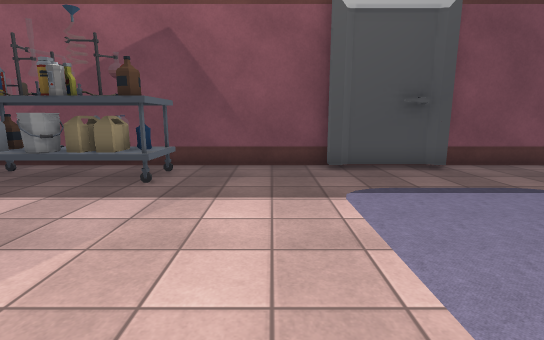
[1] (above)

16 first-person views from a walk through a Unity game level. The camera is 1.4 m above the floor, tilts 10° down and sees 85° across. The floor is counted in squares, 1 m on a side. Each view is taken from the middle of a square. On the plan, view 1 faces up. The plan holds only what a view shows up to about 14 squares ahead; the rest is blank. The place goes on beyond the plan. The player is left out. Some surface patterns are stand-ins.

[2]
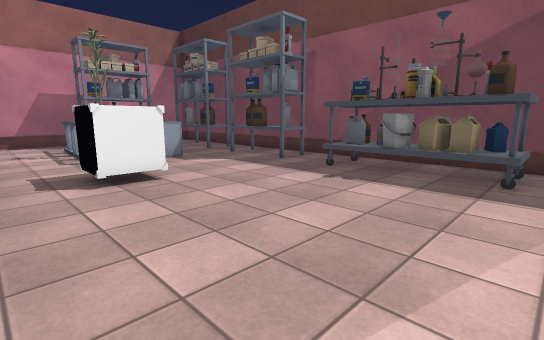

[3]
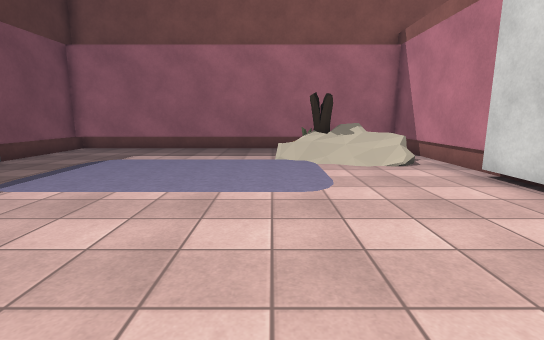

[4]
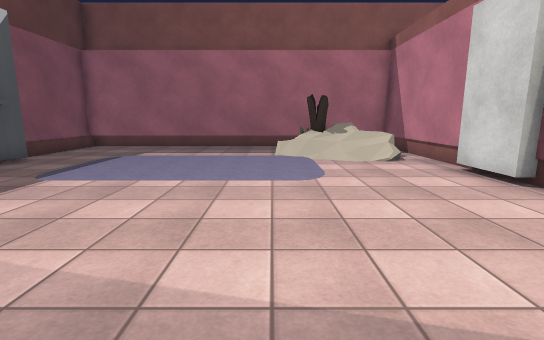

[5]
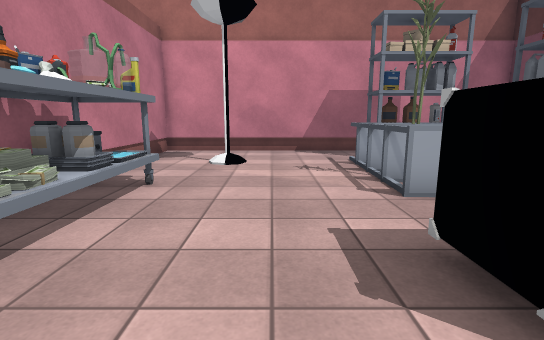

[6]
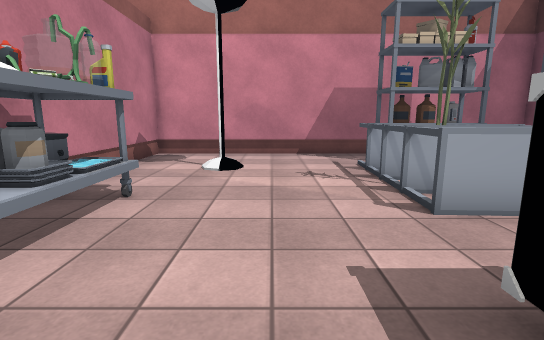

[7]
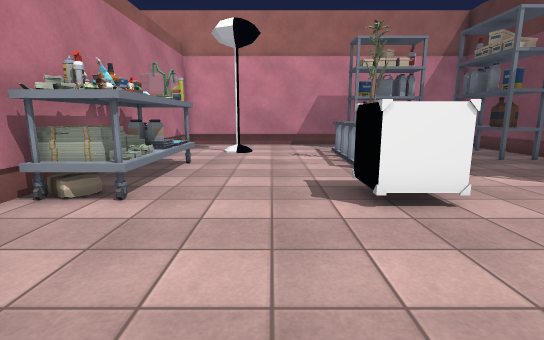

[8]
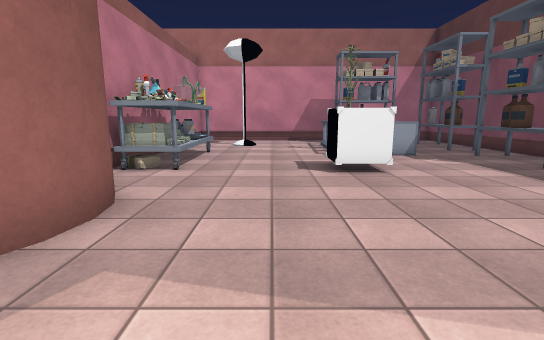

[9]
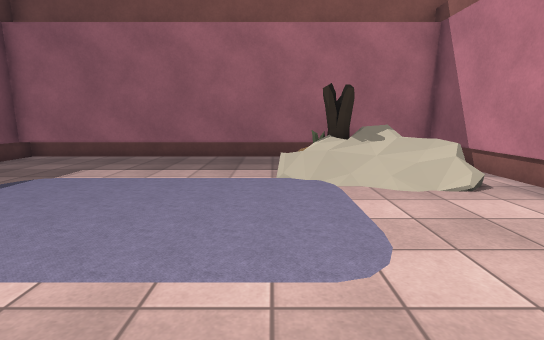

[10]
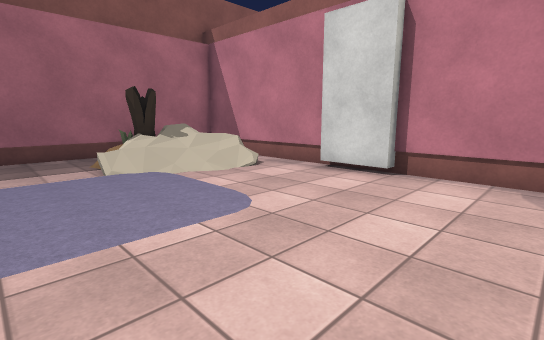

[11]
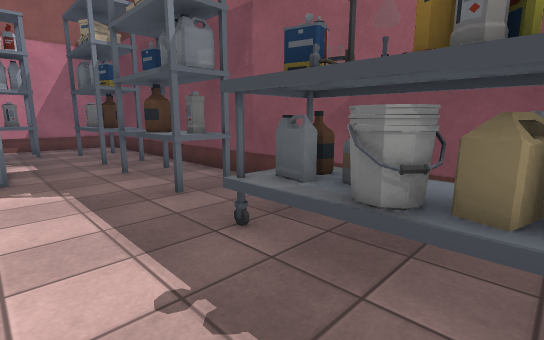

[12]
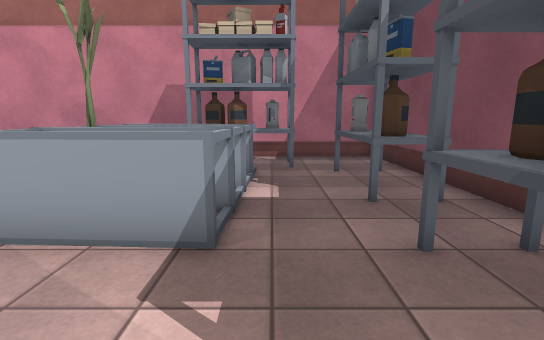

[13]
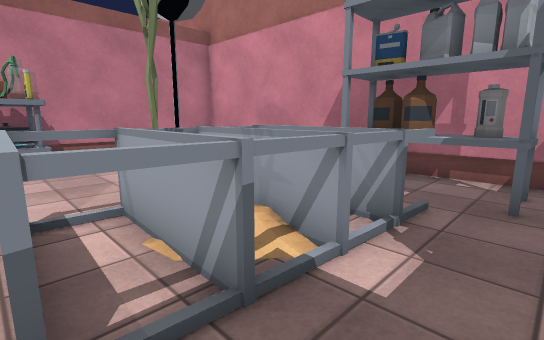

[14]
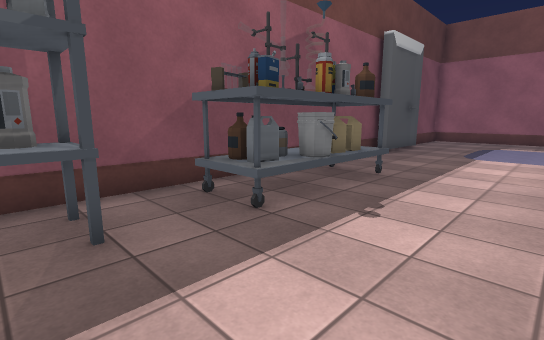

[15]
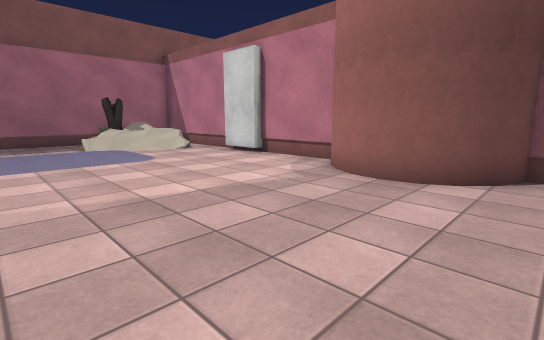

[16]
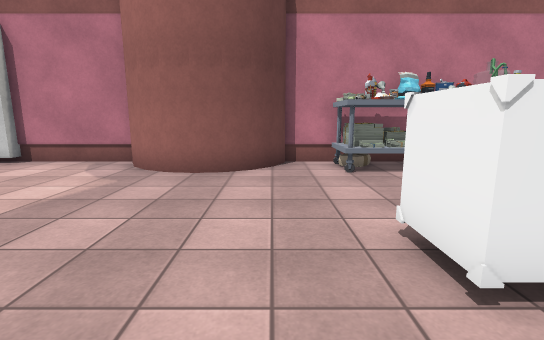

### Floor plan
Key: @ floor where view 1 was taken; # wall or solid block; . main floor; : floor 0.25 m higher than the main floor; / step, stairs or slope; = window, fence, low wall or low ledge; T table; S shelf; P plant; C crate; U stump; L lamp; O other object.
Columns run from 20 left of view 1 to 9 right of it. Each row starts with its distance up from view 1.
  9 ####################### ######
  8 #..SSSS.SSSS.TTTTT....###....#
  7 #..SSSS.SSSS.TTTTT...........#
  6 #.S..........TTTTT...........#
  5 #.SS.........................#
  4 #.SSSSSSS....................#
  3 #.SSSS:SS....................#
  2 #..SSSPSS.CC.................#
  1 #......S..CC.................#
  0 #...................@.....//.#
 -1 #.........................//O#
 -2 #...L....................///U#
 -3 #........................////#
 -4 #......TTTTT..###........//= #
 -5 #......TTTTT.## ##...###..///#
 -6 ##############   #############

Where each view was taken, in squares from view 1:
view 1: 0 up, 0 right, facing up
view 2: 1 down, 2 left, facing up-left
view 3: 0 up, 4 left, facing right
view 4: 0 up, 5 left, facing right
view 5: 1 down, 7 left, facing left
view 6: 1 down, 8 left, facing left
view 7: 1 down, 4 left, facing left
view 8: 1 down, 1 left, facing left
view 9: 0 up, 1 left, facing right
view 10: 2 up, 2 left, facing down-right
view 11: 4 up, 4 left, facing up-left
view 12: 5 up, 9 left, facing left
view 13: 6 up, 12 left, facing down-left
view 14: 3 up, 10 left, facing up-right
view 15: 3 up, 8 left, facing down-right
view 16: 4 up, 7 left, facing down
